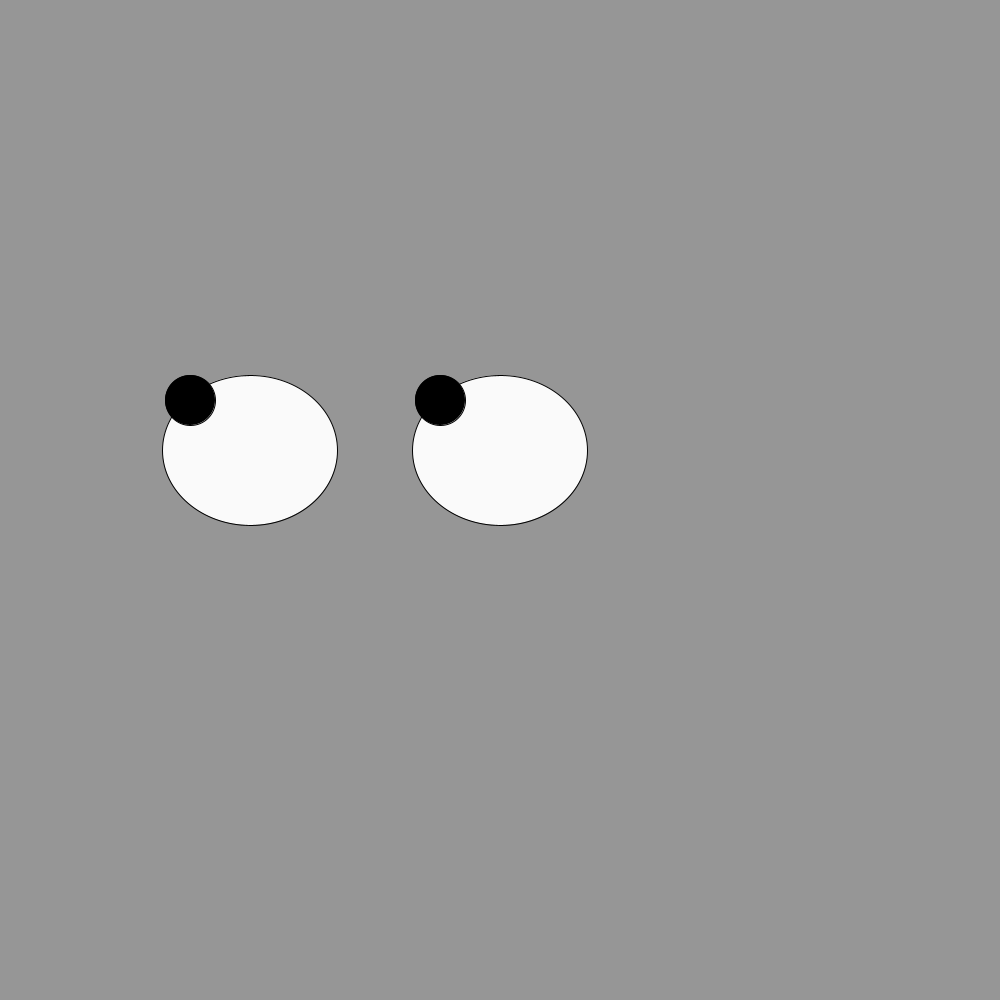
Frame 1 (no input)
Frame 60 (the mouse pressed at the canvas centre just before this capture): identical to frame 1, image omitted
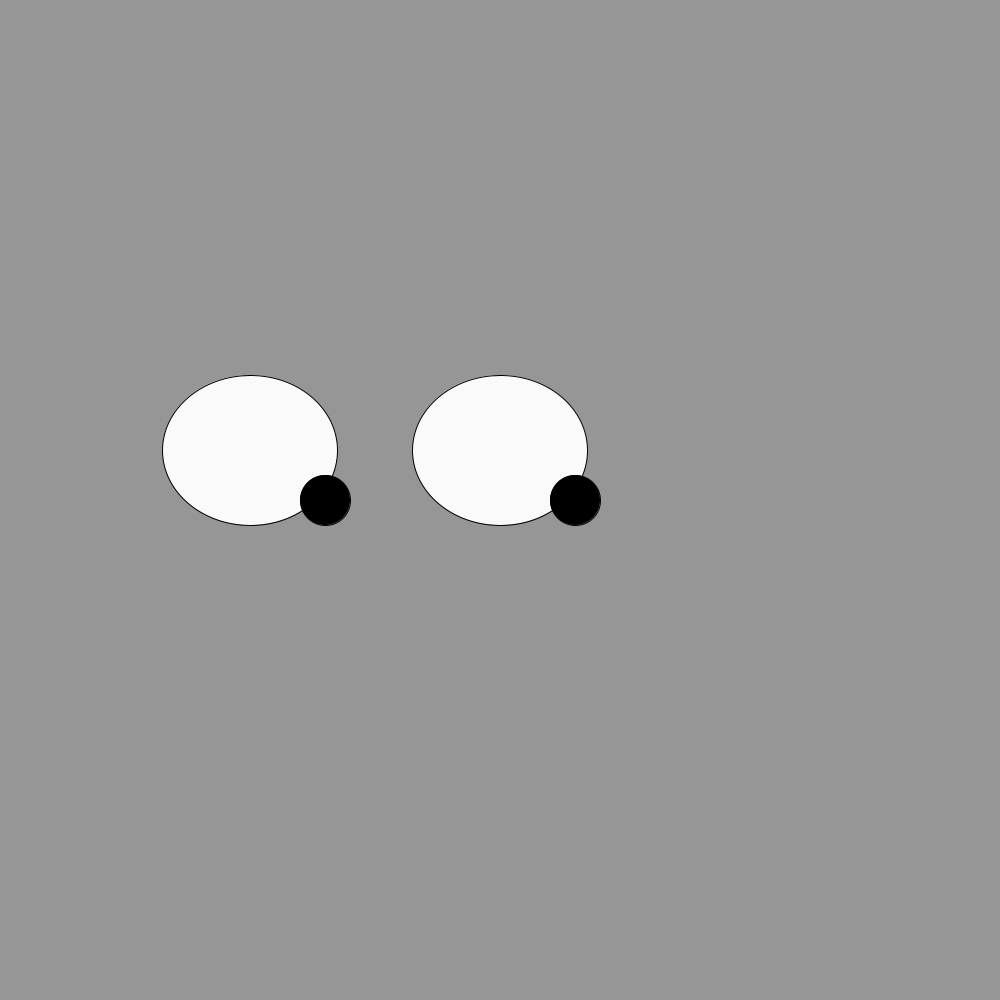
Frame 120 (the mouse held since frame 60 and released just before this capture)

The Processing sketch that drew these frames (run headless with seeded random() and noise(); from frame 60 on, the mouse is pressed at the canvas centre):

// Processing sketch: google_eyes
// ── google_eyes.pde
void setup(){
  size(1000,1000);
}
void draw(){
  background(150,150,150);
  fill(250,250,250);
  ellipse(250,450,175,150);
  ellipse(500,450,175,150);
  fill(0,0,0);
  int tempX=mouseX;
  int tempY=mouseY;
  if(mouseX<190){
    tempX=190;
  }
  if(mouseX>325){
    tempX=325;
  }
  if(mouseY<400){
    tempY=400;
  }
  if (mouseY>500){
    tempY=500;
  }
  ellipse(tempX,tempY,50,50);
  ellipse(tempX+250,tempY,50,50);
}
